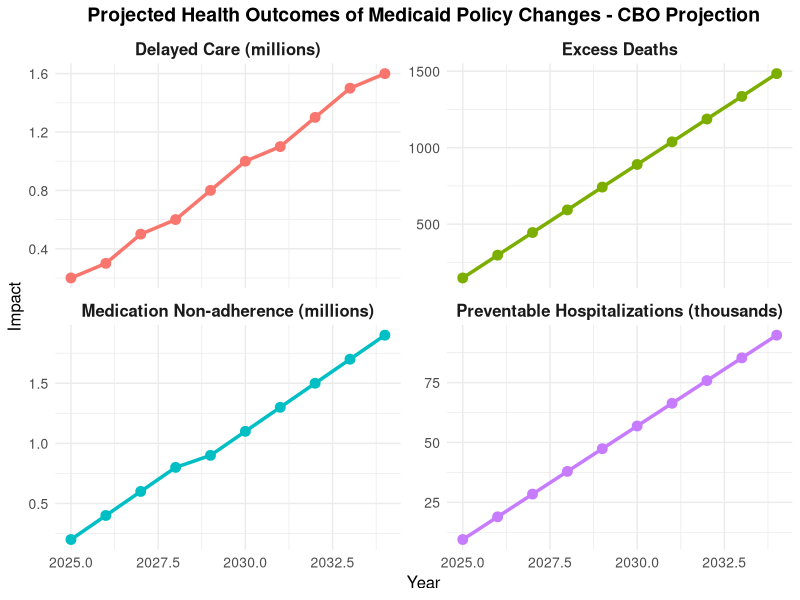
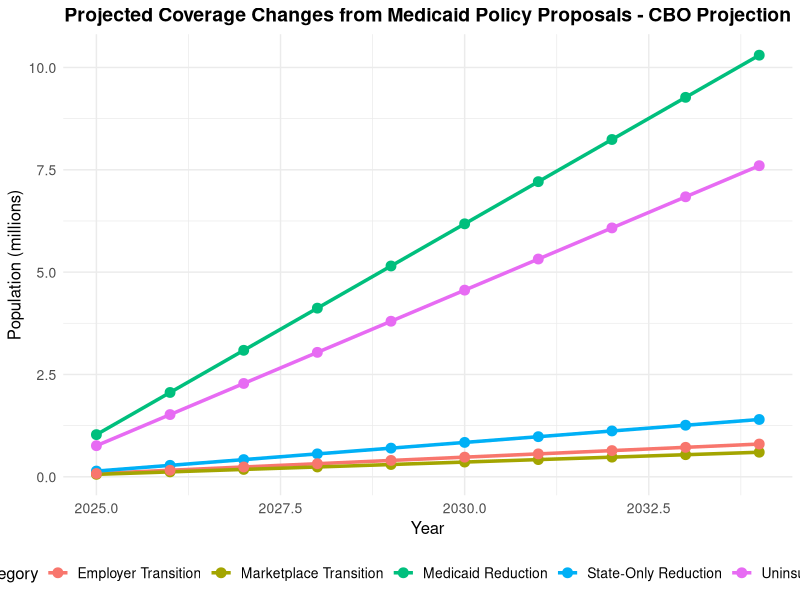
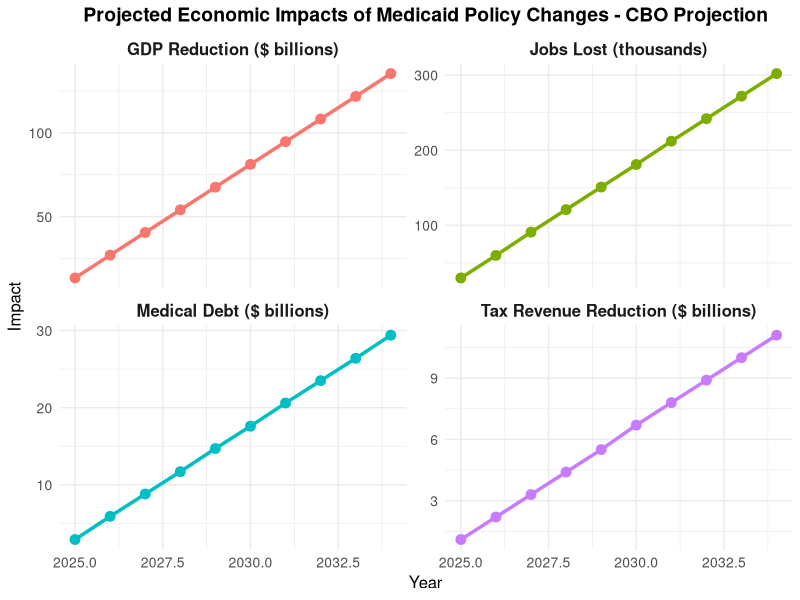
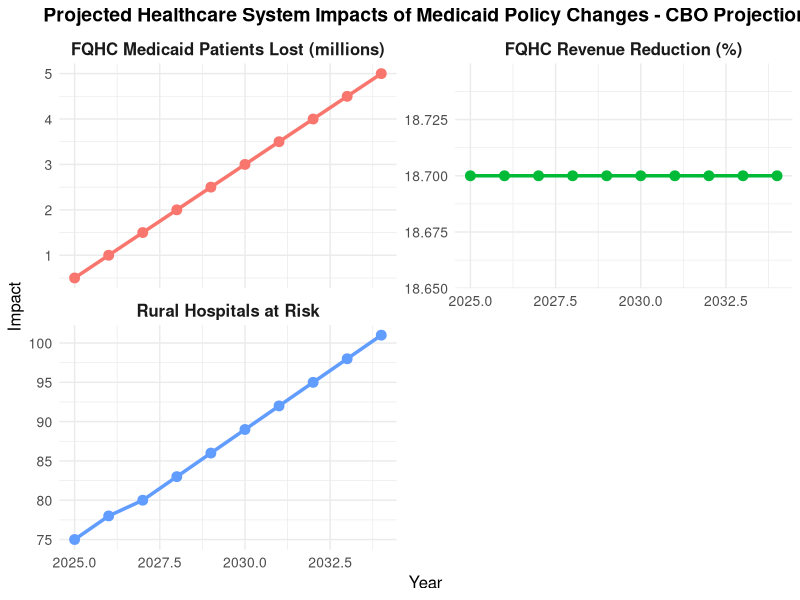
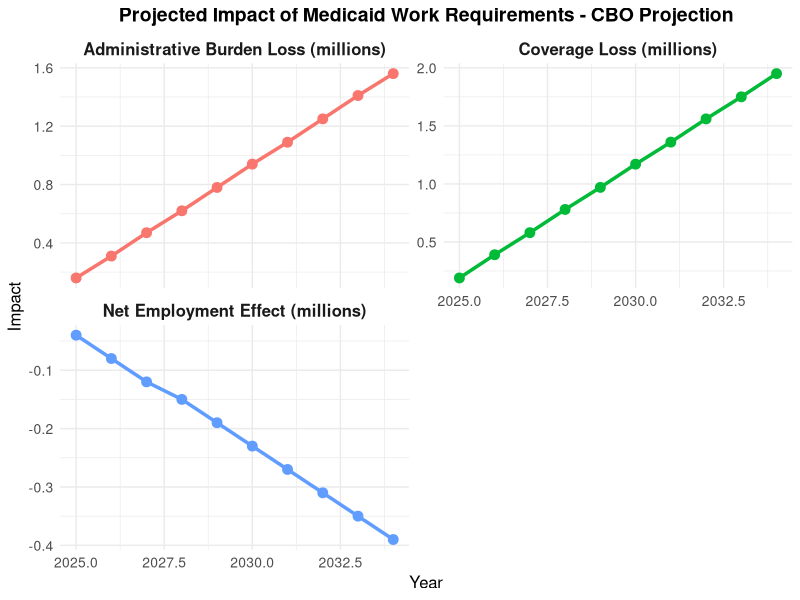
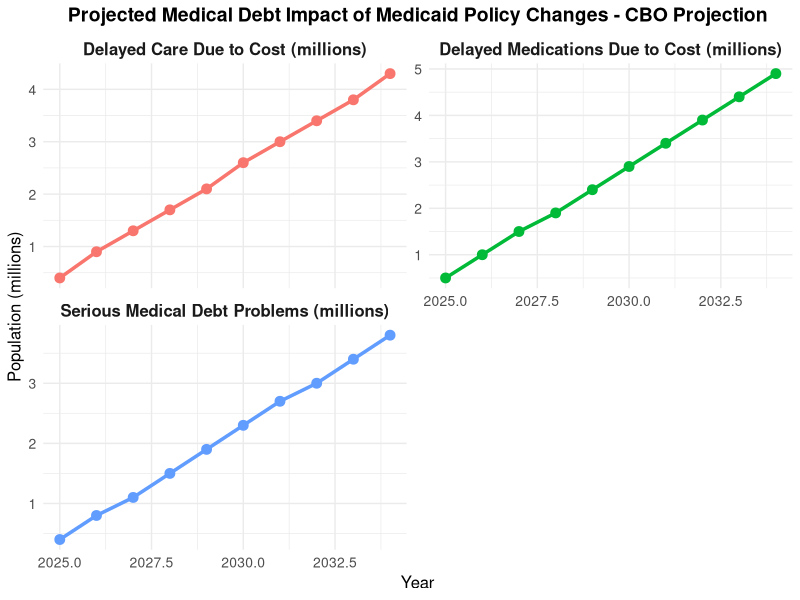

Source code (R) for these figures, in order:
# Medicaid Policy Impact Model - (c) 2025, Sanjay Basu

# This model projects the health system and economic impacts of proposed Medicaid policy changes
# All parameters are empirically derived from peer-reviewed literature and authoritative sources
# Code is designed to be fully reproducible by independent reviewers
# Includes both CBO (base case) and CBPP (worst case) scenarios

# Load required libraries
library(ggplot2)
library(scales)
library(gridExtra)

# Set random seed for reproducibility
set.seed(123)

#==============================================
# SCENARIO SELECTION
#==============================================

# Set to TRUE for worst case scenario (CBPP projections), FALSE for base case (CBO projections)
worst_case_scenario <- FALSE

#==============================================
# EMPIRICALLY VALIDATED PARAMETERS FROM LITERATURE
#==============================================

# Base case: Coverage change parameters from CBO projections
cbo_coverage_params <- list(
  medicaid_reduction = 10.3,        # Millions losing Medicaid by 2034 (CBO, 2025)
  state_only_reduction = 1.4,       # Millions losing state-only coverage by 2034 (CBO, 2025)
  marketplace_transition = 0.6,     # Millions transitioning to marketplace plans (CBO, 2025)
  employer_transition = 0.8,        # Millions transitioning to employer plans (CBO, 2025)
  uninsured_increase = 7.6          # Millions becoming uninsured (CBO, 2025)
)

# Worst case: Coverage change parameters from CBPP projections
cbpp_coverage_params <- list(
  medicaid_reduction = 14.4,        # Millions losing Medicaid by 2034 (CBPP, 2025)
  state_only_reduction = 1.4,       # Millions losing state-only coverage by 2034 (same as CBO)
  marketplace_transition = 0.6,     # Millions transitioning to marketplace plans (same as CBO)
  employer_transition = 0.8,        # Millions transitioning to employer plans (same as CBO)
  uninsured_increase = 11.7         # Millions becoming uninsured (calculated from CBPP projection)
)

# Select coverage parameters based on scenario
coverage_params <- if(worst_case_scenario) cbpp_coverage_params else cbo_coverage_params

# Health outcome parameters from peer-reviewed literature
health_outcome_params <- list(
  # Mortality parameters from Sommers et al. NEJM 2012;367:1025-1034
  baseline_mortality_rate = 0.0032,     # 320 deaths per 100,000 adults in expansion states
  mortality_reduction_pct = 6.1,        # 6.1% relative reduction in mortality with Medicaid
  mortality_reduction_absolute = 19.6,  # 19.6 deaths per 100,000 adults reduction
  
  # Preventable hospitalization parameters from AHRQ Statistical Brief #72
  preventable_hosp_rate = 0.0378,       # 37.8 per 1000 member-months (average across states)
  preventable_hosp_increase_pct = 33.0, # 33% increase for uninsured vs. Medicaid (12% vs 9%)
  
  # Delayed care parameters from Sommers et al. NEJM 2012;367:1025-1034
  delayed_care_pct = 21.3,              # 21.3 relative percent difference uninsured vs. Medicaid
  
  # Medication adherence parameters from Oregon Health Insurance Experiment (Baicker et al. NEJM 2013;368:1713-1722)
  medication_adherence_diabetes = 5.43, # 5.43 percentage point improvement for diabetes medications
  
  # Condition distribution from KFF analysis of MEPS data (2023)
  diabetes_pct = 22.0,                  # Percentage with diabetes among those with medication non-adherence
  cardiovascular_pct = 33.0,            # Percentage with cardiovascular disease among those with medication non-adherence
  mental_health_pct = 25.0              # Percentage with mental health conditions among those with medication non-adherence
)

# Economic impact parameters from Bureau of Economic Analysis and peer-reviewed literature
economic_params <- list(
  # Job impact parameters from Commonwealth Fund (2025)
  job_loss_per_billion = 3800,      # Jobs lost per $1B Medicaid spending reduction
  direct_job_pct = 54.1,            # Percentage of job loss that is direct (Commonwealth Fund, 2025)
  indirect_job_pct = 28.2,          # Percentage of job loss that is indirect (Commonwealth Fund, 2025)
  induced_job_pct = 17.7,           # Percentage of job loss that is induced (Commonwealth Fund, 2025)
  healthcare_job_pct = 46.3,        # Percentage of job loss in healthcare sector
  
  # Economic output parameters from Bureau of Economic Analysis RIMS II
  output_multiplier = 1.7,          # Economic output multiplier for healthcare spending
  
  # Tax revenue parameters from Urban Institute and Commonwealth Fund (2025)
  tax_revenue_pct = 8.2,            # Percentage of economic output lost as tax revenue
  state_tax_pct = 63.0,             # Percentage of tax revenue at state level
  local_tax_pct = 37.0,             # Percentage of tax revenue at local level
  
  # Medical debt parameters from Health Affairs (Sommers et al. 2020;39(9):1522-1530)
  medical_debt_per_uninsured = 3864,    # Average medical debt increase per person losing coverage
  medical_debt_serious_problem_pct = 50.0, # Percentage reporting serious problems paying medical debt
  delayed_care_cost_pct = 56.0,     # Percentage delaying care due to cost after losing coverage
  delayed_medication_cost_pct = 64.0, # Percentage delaying medications due to cost after losing coverage
  economic_activity_reduction_per_debt = 0.5,  # Economic activity reduction per dollar of medical debt
  employment_barrier_pct = 8.4,         # Percentage with employment barriers due to medical debt
  economic_loss_per_employment_barrier = 25000 # Economic loss per person with employment barriers
)

# Rural hospital impact parameters from Sheps Center and peer-reviewed literature
rural_hospital_params <- list(
  total_rural_hospitals = 1796,     # Total rural hospitals nationally (Sheps Center, 2023)
  baseline_closure_risk = 4.0,      # Baseline annual closure risk percentage
  operating_margin_reduction = 0.83, # Percentage reduction in operating margin
  closure_risk_increase = 0.40,     # Percentage increase in closure risk
  critical_access_multiplier = 1.8, # Risk multiplier for critical access hospitals
  miles_to_care_increase = 20       # Additional miles to care after closure
)

# Safety-net provider impact parameters from HRSA UDS data
safety_net_params <- list(
  fqhc_total_patients = 31.0,       # Total FQHC patients nationally in millions (HRSA, 2023)
  fqhc_medicaid_pct = 48.2,         # Percentage of FQHC patients on Medicaid
  fqhc_uninsured_pct = 24.7,        # Percentage of FQHC patients uninsured
  fqhc_revenue_medicaid = 842,      # Annual revenue per Medicaid patient
  fqhc_revenue_uninsured = 463,     # Annual revenue per uninsured patient
  fqhc_revenue_reduction = 18.7,    # Percentage reduction in FQHC revenue
  fqhc_service_reduction_prob = 0.65, # Probability of service reduction
  fqhc_rural_multiplier = 1.3       # Impact multiplier for rural FQHCs
)

# Work requirements parameters from Health Affairs (Sommers et al. 2020;39(9):1522-1530)
work_requirements_params <- list(
  employment_effect = 0.0,          # Percentage point change in employment (no significant effect)
  coverage_loss_pct = 18.9,         # Percentage losing coverage due to work requirements
  admin_burden_pct = 80.2           # Percentage of coverage loss due to administrative burden
)

#==============================================
# SIMULATION FUNCTIONS
#==============================================

# Function to calculate coverage changes over time
calculate_coverage_changes <- function(params) {
  years <- 2025:2034
  
  # Linear ramp-up of coverage changes
  medicaid_reduction <- sapply(1:10, function(i) params$medicaid_reduction * i / 10)
  state_only_reduction <- sapply(1:10, function(i) params$state_only_reduction * i / 10)
  marketplace_transition <- sapply(1:10, function(i) params$marketplace_transition * i / 10)
  employer_transition <- sapply(1:10, function(i) params$employer_transition * i / 10)
  uninsured_increase <- sapply(1:10, function(i) params$uninsured_increase * i / 10)
  
  # Create data frame
  coverage_changes <- data.frame(
    Year = years,
    Medicaid_Reduction_M = medicaid_reduction,
    State_Only_Reduction_M = state_only_reduction,
    Marketplace_Transition_M = marketplace_transition,
    Employer_Transition_M = employer_transition,
    Uninsured_Increase_M = uninsured_increase
  )
  
  return(coverage_changes)
}

# Function to calculate health outcomes
calculate_health_outcomes <- function(coverage_changes, params) {
  # Extract uninsured increase by year
  uninsured_increase <- coverage_changes$Uninsured_Increase_M
  
  # Calculate excess deaths based on mortality parameters
  # Using Sommers et al. finding of 6.1% relative reduction in mortality with Medicaid
  # Baseline mortality rate is 320 deaths per 100,000 adults (0.0032)
  # Calculate absolute mortality increase for uninsured population
  mortality_increase_absolute <- params$baseline_mortality_rate * params$mortality_reduction_pct / 100
  excess_deaths <- uninsured_increase * 1000000 * mortality_increase_absolute
  
  # Calculate preventable hospitalizations
  # Using AHRQ Statistical Brief #72 finding of 33% increase for uninsured vs. Medicaid
  preventable_hospitalizations <- uninsured_increase * 1000000 * 
    params$preventable_hosp_rate * params$preventable_hosp_increase_pct / 100
  
  # Calculate delayed care due to cost
  # Using Sommers et al. finding of 21.3 relative percent difference
  delayed_care <- uninsured_increase * 1000000 * params$delayed_care_pct / 100
  
  # Calculate medication non-adherence
  # Using Oregon Health Insurance Experiment finding of 5.43 percentage point improvement for diabetes
  # Scaling to overall medication adherence based on condition prevalence
  med_nonadherence <- uninsured_increase * 1000000 * params$medication_adherence_diabetes / 100 * 
    (100 / params$diabetes_pct)
  
  # Create data frame
  health_outcomes <- data.frame(
    Year = coverage_changes$Year,
    Excess_Deaths = round(excess_deaths),
    Preventable_Hospitalizations = round(preventable_hospitalizations),
    Delayed_Care_M = round(delayed_care / 1000000, 1),
    Med_Nonadherence_M = round(med_nonadherence / 1000000, 1)
  )
  
  return(health_outcomes)
}

# Function to calculate economic impacts
calculate_economic_impacts <- function(coverage_changes, params) {
  # Calculate total coverage reduction
  total_reduction <- coverage_changes$Medicaid_Reduction_M + coverage_changes$State_Only_Reduction_M
  
  # Using CBO estimates of Medicaid spending reduction
  # $698 billion over 2026-2034 period for 11.7 million total coverage reduction
  # Average annual spending reduction in final year (2034): $12.234 billion
  # Per person annual spending: $6,800 (from KFF 2023 data)
  medicaid_spending_reduction_B <- total_reduction * 6800 / 1000
  
  # Calculate job losses using BEA multiplier
  jobs_lost <- medicaid_spending_reduction_B * params$job_loss_per_billion
  
  # Calculate GDP reduction using output multiplier
  gdp_reduction_B <- medicaid_spending_reduction_B * params$output_multiplier
  
  # Calculate tax revenue reduction
  tax_revenue_reduction_B <- gdp_reduction_B * params$tax_revenue_pct / 100
  
  # Calculate medical debt impact
  medical_debt_B <- coverage_changes$Uninsured_Increase_M * 1000000 * 
    params$medical_debt_per_uninsured / 1000000000
  
  # Calculate economic activity reduction from medical debt
  economic_activity_reduction_B <- medical_debt_B * params$economic_activity_reduction_per_debt
  
  # Calculate employment barriers from medical debt
  employment_barriers_M <- coverage_changes$Uninsured_Increase_M * params$employment_barrier_pct / 100
  
  # Calculate economic loss from employment barriers
  economic_loss_barriers_B <- employment_barriers_M * 1000000 * 
    params$economic_loss_per_employment_barrier / 1000000000
  
  # Create data frame
  economic_impacts <- data.frame(
    Year = coverage_changes$Year,
    Medicaid_Spending_Reduction_B = round(medicaid_spending_reduction_B, 1),
    Jobs_Lost_K = round(jobs_lost / 1000, 0),
    GDP_Reduction_B = round(gdp_reduction_B, 1),
    Tax_Revenue_Reduction_B = round(tax_revenue_reduction_B, 1),
    Medical_Debt_B = round(medical_debt_B, 1),
    Economic_Activity_Reduction_B = round(economic_activity_reduction_B, 1),
    Employment_Barriers_M = round(employment_barriers_M, 1),
    Economic_Loss_Barriers_B = round(economic_loss_barriers_B, 1)
  )
  
  return(economic_impacts)
}

# Function to calculate healthcare system impacts
calculate_healthcare_impacts <- function(coverage_changes, params_rural, params_safety_net) {
  # Calculate rural hospital impacts
  # For worst case scenario, scale the closure risk increase based on the ratio of coverage loss
  medicaid_reduction_ratio <- if(worst_case_scenario) {
    coverage_changes$Medicaid_Reduction_M / 10.3  # Ratio relative to CBO base case
  } else {
    coverage_changes$Medicaid_Reduction_M / 10.3
  }
  
  at_risk_hospitals <- params_rural$total_rural_hospitals * 
    (params_rural$baseline_closure_risk / 100) * 
    (1 + params_rural$closure_risk_increase * medicaid_reduction_ratio)
  
  # Calculate FQHC impacts
  medicaid_patients_lost <- coverage_changes$Medicaid_Reduction_M * 1000000 * 
    (params_safety_net$fqhc_medicaid_pct / 100)
  
  uninsured_patients_gained <- coverage_changes$Uninsured_Increase_M * 1000000 * 
    (params_safety_net$fqhc_uninsured_pct / 100)
  
  # Calculate revenue change in billions
  revenue_change <- (medicaid_patients_lost * params_safety_net$fqhc_revenue_medicaid -
                     uninsured_patients_gained * params_safety_net$fqhc_revenue_uninsured) / 1000000000
  
  # Scale the revenue reduction percentage based on the ratio of coverage loss for worst case
  revenue_reduction_pct <- if(worst_case_scenario) {
    params_safety_net$fqhc_revenue_reduction * (coverage_changes$Medicaid_Reduction_M[10] / 10.3)
  } else {
    params_safety_net$fqhc_revenue_reduction
  }
  
  # Create data frame
  healthcare_impacts <- data.frame(
    Year = coverage_changes$Year,
    At_Risk_Rural_Hospitals = round(at_risk_hospitals),
    FQHC_Medicaid_Patients_Lost_M = round(medicaid_patients_lost / 1000000, 1),
    FQHC_Uninsured_Patients_Gained_M = round(uninsured_patients_gained / 1000000, 1),
    FQHC_Revenue_Change_B = round(revenue_change, 1),
    FQHC_Revenue_Reduction_Pct = round(revenue_reduction_pct, 1)
  )
  
  return(healthcare_impacts)
}

# Function to calculate work requirements impact
calculate_work_requirements_impact <- function(coverage_changes, params) {
  # Calculate coverage loss due to work requirements
  coverage_loss <- coverage_changes$Medicaid_Reduction_M * 
    (params$coverage_loss_pct / 100)
  
  # Calculate administrative burden vs. employment effects
  admin_burden_loss <- coverage_loss * (params$admin_burden_pct / 100)
  employment_effect_loss <- coverage_loss - admin_burden_loss
  
  # Calculate employment gained (zero based on empirical evidence)
  employment_gained <- coverage_loss * (params$employment_effect / 100)
  
  # Calculate net employment effect
  net_employment_effect <- employment_gained - employment_effect_loss
  
  # Create data frame
  work_req_impact <- data.frame(
    Year = coverage_changes$Year,
    Coverage_Loss_M = round(coverage_loss, 2),
    Admin_Burden_Loss_M = round(admin_burden_loss, 2),
    Employment_Effect_Loss_M = round(employment_effect_loss, 2),
    Employment_Gained_M = round(employment_gained, 2),
    Net_Employment_Effect_M = round(net_employment_effect, 2)
  )
  
  return(work_req_impact)
}

# Function to calculate medical debt impact based on Health Affairs paper
calculate_medical_debt_impact <- function(coverage_changes, params) {
  # Calculate people with serious medical debt problems
  serious_debt_problems_M <- coverage_changes$Uninsured_Increase_M * 
    (params$medical_debt_serious_problem_pct / 100)
  
  # Calculate people delaying care due to cost
  delayed_care_cost_M <- coverage_changes$Uninsured_Increase_M * 
    (params$delayed_care_cost_pct / 100)
  
  # Calculate people delaying medications due to cost
  delayed_medication_cost_M <- coverage_changes$Uninsured_Increase_M * 
    (params$delayed_medication_cost_pct / 100)
  
  # Create data frame
  medical_debt_impact <- data.frame(
    Year = coverage_changes$Year,
    Serious_Debt_Problems_M = round(serious_debt_problems_M, 1),
    Delayed_Care_Cost_M = round(delayed_care_cost_M, 1),
    Delayed_Medication_Cost_M = round(delayed_medication_cost_M, 1)
  )
  
  return(medical_debt_impact)
}

# Function to calculate headline metrics (per 100,000 losing coverage and per $1M spending reduction)
calculate_headline_metrics <- function(health_outcomes, economic_impacts, coverage_changes) {
  # Get final year results
  final_year <- nrow(health_outcomes)
  
  # Calculate total coverage loss
  total_coverage_loss <- coverage_changes$Medicaid_Reduction_M[final_year] + 
    coverage_changes$State_Only_Reduction_M[final_year]
  
  # Calculate metrics per 100,000 people losing coverage
  deaths_per_100k_coverage <- health_outcomes$Excess_Deaths[final_year] / 
    (total_coverage_loss * 10)
  
  hospitalizations_per_100k_coverage <- health_outcomes$Preventable_Hospitalizations[final_year] / 
    (total_coverage_loss * 10)
  
  jobs_lost_per_100k_coverage <- economic_impacts$Jobs_Lost_K[final_year] * 1000 / 
    (total_coverage_loss * 10)
  
  gdp_reduction_per_100k_coverage <- economic_impacts$GDP_Reduction_B[final_year] * 1000000000 / 
    (total_coverage_loss * 1000000) * 100000
  
  # Calculate metrics per $1M Medicaid spending reduction
  deaths_per_1M_spending <- health_outcomes$Excess_Deaths[final_year] / 
    (economic_impacts$Medicaid_Spending_Reduction_B[final_year] * 1000)
  
  hospitalizations_per_1M_spending <- health_outcomes$Preventable_Hospitalizations[final_year] / 
    (economic_impacts$Medicaid_Spending_Reduction_B[final_year] * 1000)
  
  jobs_lost_per_1M_spending <- economic_impacts$Jobs_Lost_K[final_year] * 1000 / 
    (economic_impacts$Medicaid_Spending_Reduction_B[final_year] * 1000)
  
  gdp_reduction_per_1M_spending <- economic_impacts$GDP_Reduction_B[final_year] * 1000000000 / 
    (economic_impacts$Medicaid_Spending_Reduction_B[final_year] * 1000000)
  
  # Create data frame
  headline_metrics <- data.frame(
    Metric = c("Deaths", "Preventable Hospitalizations", "Jobs Lost", "GDP Reduction ($M)"),
    Per_100K_Coverage_Loss = c(
      round(deaths_per_100k_coverage, 1),
      round(hospitalizations_per_100k_coverage, 0),
      round(jobs_lost_per_100k_coverage, 0),
      round(gdp_reduction_per_100k_coverage / 1000000, 1)
    ),
    Per_1M_Spending_Reduction = c(
      round(deaths_per_1M_spending, 2),
      round(hospitalizations_per_1M_spending, 0),
      round(jobs_lost_per_1M_spending, 1),
      round(gdp_reduction_per_1M_spending, 1)
    )
  )
  
  return(headline_metrics)
}

# Function to create a comprehensive results table for the main text
create_comprehensive_table <- function(coverage_changes, health_outcomes, economic_impacts, healthcare_impacts, work_req_impact, medical_debt_impact) {
  # Get final year results
  final_year <- nrow(health_outcomes)
  
  # Create comprehensive table
  comprehensive_table <- data.frame(
    Category = c(
      "Coverage Changes (millions)",
      "Medicaid Reduction",
      "State-Only Program Reduction",
      "Marketplace Transition",
      "Employer-Sponsored Insurance Transition",
      "Uninsured Increase",
      "",
      "Health Outcomes (annual)",
      "Excess Deaths",
      "Preventable Hospitalizations",
      "People Delaying Care Due to Cost (millions)",
      "Medication Non-adherence Cases (millions)",
      "",
      "Economic Impacts (annual)",
      "Medicaid Spending Reduction ($ billions)",
      "Jobs Lost (thousands)",
      "GDP Reduction ($ billions)",
      "Tax Revenue Reduction ($ billions)",
      "Medical Debt ($ billions)",
      "Economic Activity Reduction from Medical Debt ($ billions)",
      "People with Employment Barriers Due to Medical Debt (millions)",
      "Economic Loss from Employment Barriers ($ billions)",
      "",
      "Healthcare System Impacts (annual)",
      "Rural Hospitals at High Risk of Closure",
      "FQHC Medicaid Patients Lost (millions)",
      "FQHC Uninsured Patients Gained (millions)",
      "FQHC Revenue Change ($ billions)",
      "FQHC Revenue Reduction (%)",
      "",
      "Work Requirements Impact (annual)",
      "Coverage Loss Due to Work Requirements (millions)",
      "Coverage Loss Due to Administrative Burden (millions)",
      "Net Employment Effect (millions)",
      "",
      "Medical Debt Impact (annual)",
      "People with Serious Medical Debt Problems (millions)",
      "People Delaying Care Due to Cost (millions)",
      "People Delaying Medications Due to Cost (millions)"
    ),
    Value = c(
      "",
      round(coverage_changes$Medicaid_Reduction_M[final_year], 1),
      round(coverage_changes$State_Only_Reduction_M[final_year], 1),
      round(coverage_changes$Marketplace_Transition_M[final_year], 1),
      round(coverage_changes$Employer_Transition_M[final_year], 1),
      round(coverage_changes$Uninsured_Increase_M[final_year], 1),
      "",
      "",
      format(health_outcomes$Excess_Deaths[final_year], big.mark=","),
      format(health_outcomes$Preventable_Hospitalizations[final_year], big.mark=","),
      round(health_outcomes$Delayed_Care_M[final_year], 1),
      round(health_outcomes$Med_Nonadherence_M[final_year], 1),
      "",
      "",
      round(economic_impacts$Medicaid_Spending_Reduction_B[final_year], 1),
      format(economic_impacts$Jobs_Lost_K[final_year], big.mark=","),
      round(economic_impacts$GDP_Reduction_B[final_year], 1),
      round(economic_impacts$Tax_Revenue_Reduction_B[final_year], 1),
      round(economic_impacts$Medical_Debt_B[final_year], 1),
      round(economic_impacts$Economic_Activity_Reduction_B[final_year], 1),
      round(economic_impacts$Employment_Barriers_M[final_year], 1),
      round(economic_impacts$Economic_Loss_Barriers_B[final_year], 1),
      "",
      "",
      format(healthcare_impacts$At_Risk_Rural_Hospitals[final_year], big.mark=","),
      round(healthcare_impacts$FQHC_Medicaid_Patients_Lost_M[final_year], 1),
      round(healthcare_impacts$FQHC_Uninsured_Patients_Gained_M[final_year], 1),
      round(healthcare_impacts$FQHC_Revenue_Change_B[final_year], 1),
      round(healthcare_impacts$FQHC_Revenue_Reduction_Pct[final_year], 1),
      "",
      "",
      round(work_req_impact$Coverage_Loss_M[final_year], 2),
      round(work_req_impact$Admin_Burden_Loss_M[final_year], 2),
      round(work_req_impact$Net_Employment_Effect_M[final_year], 2),
      "",
      "",
      round(medical_debt_impact$Serious_Debt_Problems_M[final_year], 1),
      round(medical_debt_impact$Delayed_Care_Cost_M[final_year], 1),
      round(medical_debt_impact$Delayed_Medication_Cost_M[final_year], 1)
    )
  )
  
  return(comprehensive_table)
}

#==============================================
# RUN SIMULATION
#==============================================

# Set scenario name for output files
scenario_name <- if(worst_case_scenario) "worst_case" else "base_case"

# Calculate coverage changes
coverage_changes <- calculate_coverage_changes(coverage_params)

# Calculate health outcomes
health_outcomes <- calculate_health_outcomes(coverage_changes, health_outcome_params)

# Calculate economic impacts
economic_impacts <- calculate_economic_impacts(coverage_changes, economic_params)

# Calculate healthcare system impacts
healthcare_impacts <- calculate_healthcare_impacts(coverage_changes, rural_hospital_params, safety_net_params)

# Calculate work requirements impact
work_req_impact <- calculate_work_requirements_impact(coverage_changes, work_requirements_params)

# Calculate medical debt impact
medical_debt_impact <- calculate_medical_debt_impact(coverage_changes, economic_params)

# Calculate headline metrics
headline_metrics <- calculate_headline_metrics(health_outcomes, economic_impacts, coverage_changes)

# Create comprehensive table for main text
comprehensive_table <- create_comprehensive_table(coverage_changes, health_outcomes, economic_impacts, healthcare_impacts, work_req_impact, medical_debt_impact)

#==============================================
# PRINT RESULTS
#==============================================

# Print scenario information
print(paste("Running", if(worst_case_scenario) "WORST CASE (CBPP)" else "BASE CASE (CBO)", "scenario"))

# Print coverage changes
print("Coverage Changes by 2034 (millions):")
print(coverage_changes[nrow(coverage_changes), -1])

# Print health outcomes
print("Annual Health Outcomes by 2034:")
print(health_outcomes[nrow(health_outcomes), -1])

# Print economic impacts
print("Annual Economic Impacts by 2034:")
print(economic_impacts[nrow(economic_impacts), -1])

# Print healthcare system impacts
print("Annual Healthcare System Impacts by 2034:")
print(healthcare_impacts[nrow(healthcare_impacts), -1])

# Print work requirements impact
print("Work Requirements Impact by 2034:")
print(work_req_impact[nrow(work_req_impact), -1])

# Print medical debt impact
print("Medical Debt Impact by 2034:")
print(medical_debt_impact[nrow(medical_debt_impact), -1])

# Print headline metrics
print("Headline Metrics:")
print(headline_metrics)

# Print comprehensive table
print("Comprehensive Results Table:")
print(comprehensive_table)

#==============================================
# SAVE RESULTS
#==============================================

# Create output directory for scenario
output_dir <- paste0("outputs_", scenario_name)
if (!dir.exists(output_dir)) {
  dir.create(output_dir)
}

# Save coverage changes to CSV
write.csv(coverage_changes, paste0(output_dir, "/coverage_changes.csv"), row.names = FALSE)

# Save health outcomes to CSV
write.csv(health_outcomes, paste0(output_dir, "/health_outcomes.csv"), row.names = FALSE)

# Save economic impacts to CSV
write.csv(economic_impacts, paste0(output_dir, "/economic_impacts.csv"), row.names = FALSE)

# Save healthcare system impacts to CSV
write.csv(healthcare_impacts, paste0(output_dir, "/healthcare_impacts.csv"), row.names = FALSE)

# Save work requirements impact to CSV
write.csv(work_req_impact, paste0(output_dir, "/work_requirements_impact.csv"), row.names = FALSE)

# Save medical debt impact to CSV
write.csv(medical_debt_impact, paste0(output_dir, "/medical_debt_impact.csv"), row.names = FALSE)

# Save headline metrics to CSV
write.csv(headline_metrics, paste0(output_dir, "/headline_metrics.csv"), row.names = FALSE)

# Save comprehensive table to CSV
write.csv(comprehensive_table, paste0(output_dir, "/comprehensive_table.csv"), row.names = FALSE)

#==============================================
# CREATE VISUALIZATIONS
#==============================================

# Create directory for figures if it doesn't exist
figures_dir <- paste0(output_dir, "/figures")
if (!dir.exists(figures_dir)) {
  dir.create(figures_dir)
}

# Figure 1: Health Outcomes
health_outcomes_long <- data.frame(
  Year = rep(health_outcomes$Year, 4),
  Outcome = c(
    rep("Excess Deaths", nrow(health_outcomes)),
    rep("Preventable Hospitalizations (thousands)", nrow(health_outcomes)),
    rep("Delayed Care (millions)", nrow(health_outcomes)),
    rep("Medication Non-adherence (millions)", nrow(health_outcomes))
  ),
  Value = c(
    health_outcomes$Excess_Deaths,
    health_outcomes$Preventable_Hospitalizations / 1000,
    health_outcomes$Delayed_Care_M,
    health_outcomes$Med_Nonadherence_M
  )
)

p1 <- ggplot(health_outcomes_long, aes(x = Year, y = Value, color = Outcome, group = Outcome)) +
  geom_line(linewidth = 1.2) +
  geom_point(size = 3) +
  facet_wrap(~ Outcome, scales = "free_y", ncol = 2) +
  theme_minimal() +
  labs(
    title = paste("Projected Health Outcomes of Medicaid Policy Changes -", 
                 if(worst_case_scenario) "CBPP Projection" else "CBO Projection"),
    x = "Year",
    y = "Impact",
    color = "Outcome"
  ) +
  theme(
    legend.position = "none",
    plot.title = element_text(hjust = 0.5, size = 14, face = "bold"),
    strip.text = element_text(size = 12, face = "bold"),
    axis.title = element_text(size = 12),
    axis.text = element_text(size = 10)
  )

ggsave(paste0(figures_dir, "/figure1_health_outcomes.png"), p1, width = 10, height = 8, dpi = 300)

# Figure 2: Coverage Changes
coverage_changes_long <- data.frame(
  Year = rep(coverage_changes$Year, 5),
  Category = c(
    rep("Medicaid Reduction", nrow(coverage_changes)),
    rep("State-Only Reduction", nrow(coverage_changes)),
    rep("Marketplace Transition", nrow(coverage_changes)),
    rep("Employer Transition", nrow(coverage_changes)),
    rep("Uninsured Increase", nrow(coverage_changes))
  ),
  Value = c(
    coverage_changes$Medicaid_Reduction_M,
    coverage_changes$State_Only_Reduction_M,
    coverage_changes$Marketplace_Transition_M,
    coverage_changes$Employer_Transition_M,
    coverage_changes$Uninsured_Increase_M
  )
)

p2 <- ggplot(coverage_changes_long, aes(x = Year, y = Value, color = Category, group = Category)) +
  geom_line(linewidth = 1.2) +
  geom_point(size = 3) +
  theme_minimal() +
  labs(
    title = paste("Projected Coverage Changes from Medicaid Policy Proposals -", 
                 if(worst_case_scenario) "CBPP Projection" else "CBO Projection"),
    x = "Year",
    y = "Population (millions)",
    color = "Category"
  ) +
  theme(
    legend.position = "bottom",
    plot.title = element_text(hjust = 0.5, size = 14, face = "bold"),
    axis.title = element_text(size = 12),
    axis.text = element_text(size = 10),
    legend.title = element_text(size = 12),
    legend.text = element_text(size = 10)
  )

ggsave(paste0(figures_dir, "/figure2_coverage_changes.png"), p2, width = 10, height = 8, dpi = 300)

# Figure 3: Economic Impacts
economic_impacts_long <- data.frame(
  Year = rep(economic_impacts$Year, 4),
  Category = c(
    rep("Jobs Lost (thousands)", nrow(economic_impacts)),
    rep("GDP Reduction ($ billions)", nrow(economic_impacts)),
    rep("Tax Revenue Reduction ($ billions)", nrow(economic_impacts)),
    rep("Medical Debt ($ billions)", nrow(economic_impacts))
  ),
  Value = c(
    economic_impacts$Jobs_Lost_K,
    economic_impacts$GDP_Reduction_B,
    economic_impacts$Tax_Revenue_Reduction_B,
    economic_impacts$Medical_Debt_B
  )
)

p3 <- ggplot(economic_impacts_long, aes(x = Year, y = Value, color = Category, group = Category)) +
  geom_line(linewidth = 1.2) +
  geom_point(size = 3) +
  facet_wrap(~ Category, scales = "free_y", ncol = 2) +
  theme_minimal() +
  labs(
    title = paste("Projected Economic Impacts of Medicaid Policy Changes -", 
                 if(worst_case_scenario) "CBPP Projection" else "CBO Projection"),
    x = "Year",
    y = "Impact",
    color = "Category"
  ) +
  theme(
    legend.position = "none",
    plot.title = element_text(hjust = 0.5, size = 14, face = "bold"),
    strip.text = element_text(size = 12, face = "bold"),
    axis.title = element_text(size = 12),
    axis.text = element_text(size = 10)
  )

ggsave(paste0(figures_dir, "/figure3_economic_impacts.png"), p3, width = 10, height = 8, dpi = 300)

# Figure 4: Healthcare System Impacts
healthcare_impacts_long <- data.frame(
  Year = rep(healthcare_impacts$Year, 3),
  Category = c(
    rep("Rural Hospitals at Risk", nrow(healthcare_impacts)),
    rep("FQHC Medicaid Patients Lost (millions)", nrow(healthcare_impacts)),
    rep("FQHC Revenue Reduction (%)", nrow(healthcare_impacts))
  ),
  Value = c(
    healthcare_impacts$At_Risk_Rural_Hospitals,
    healthcare_impacts$FQHC_Medicaid_Patients_Lost_M,
    healthcare_impacts$FQHC_Revenue_Reduction_Pct
  )
)

p4 <- ggplot(healthcare_impacts_long, aes(x = Year, y = Value, color = Category, group = Category)) +
  geom_line(linewidth = 1.2) +
  geom_point(size = 3) +
  facet_wrap(~ Category, scales = "free_y", ncol = 2) +
  theme_minimal() +
  labs(
    title = paste("Projected Healthcare System Impacts of Medicaid Policy Changes -", 
                 if(worst_case_scenario) "CBPP Projection" else "CBO Projection"),
    x = "Year",
    y = "Impact",
    color = "Category"
  ) +
  theme(
    legend.position = "none",
    plot.title = element_text(hjust = 0.5, size = 14, face = "bold"),
    strip.text = element_text(size = 12, face = "bold"),
    axis.title = element_text(size = 12),
    axis.text = element_text(size = 10)
  )

ggsave(paste0(figures_dir, "/figure4_health_system_impacts.png"), p4, width = 10, height = 8, dpi = 300)

# Figure 5: Work Requirements Impact
work_req_impact_long <- data.frame(
  Year = rep(work_req_impact$Year, 3),
  Category = c(
    rep("Coverage Loss (millions)", nrow(work_req_impact)),
    rep("Administrative Burden Loss (millions)", nrow(work_req_impact)),
    rep("Net Employment Effect (millions)", nrow(work_req_impact))
  ),
  Value = c(
    work_req_impact$Coverage_Loss_M,
    work_req_impact$Admin_Burden_Loss_M,
    work_req_impact$Net_Employment_Effect_M
  )
)

p5 <- ggplot(work_req_impact_long, aes(x = Year, y = Value, color = Category, group = Category)) +
  geom_line(linewidth = 1.2) +
  geom_point(size = 3) +
  facet_wrap(~ Category, scales = "free_y", ncol = 2) +
  theme_minimal() +
  labs(
    title = paste("Projected Impact of Medicaid Work Requirements -", 
                 if(worst_case_scenario) "CBPP Projection" else "CBO Projection"),
    x = "Year",
    y = "Impact",
    color = "Category"
  ) +
  theme(
    legend.position = "none",
    plot.title = element_text(hjust = 0.5, size = 14, face = "bold"),
    strip.text = element_text(size = 12, face = "bold"),
    axis.title = element_text(size = 12),
    axis.text = element_text(size = 10)
  )

ggsave(paste0(figures_dir, "/figure5_work_requirements_impact.png"), p5, width = 10, height = 8, dpi = 300)

# Figure 6: Medical Debt Impact
medical_debt_impact_long <- data.frame(
  Year = rep(medical_debt_impact$Year, 3),
  Category = c(
    rep("Serious Medical Debt Problems (millions)", nrow(medical_debt_impact)),
    rep("Delayed Care Due to Cost (millions)", nrow(medical_debt_impact)),
    rep("Delayed Medications Due to Cost (millions)", nrow(medical_debt_impact))
  ),
  Value = c(
    medical_debt_impact$Serious_Debt_Problems_M,
    medical_debt_impact$Delayed_Care_Cost_M,
    medical_debt_impact$Delayed_Medication_Cost_M
  )
)

p6 <- ggplot(medical_debt_impact_long, aes(x = Year, y = Value, color = Category, group = Category)) +
  geom_line(linewidth = 1.2) +
  geom_point(size = 3) +
  facet_wrap(~ Category, scales = "free_y", ncol = 2) +
  theme_minimal() +
  labs(
    title = paste("Projected Medical Debt Impact of Medicaid Policy Changes -", 
                 if(worst_case_scenario) "CBPP Projection" else "CBO Projection"),
    x = "Year",
    y = "Population (millions)",
    color = "Category"
  ) +
  theme(
    legend.position = "none",
    plot.title = element_text(hjust = 0.5, size = 14, face = "bold"),
    strip.text = element_text(size = 12, face = "bold"),
    axis.title = element_text(size = 12),
    axis.text = element_text(size = 10)
  )

ggsave(paste0(figures_dir, "/figure6_medical_debt_impact.png"), p6, width = 10, height = 8, dpi = 300)

# Print completion message
print(paste("Simulation complete for", if(worst_case_scenario) "WORST CASE (CBPP)" else "BASE CASE (CBO)", "scenario."))
print(paste("Results saved to", output_dir, "directory and figures generated."))
